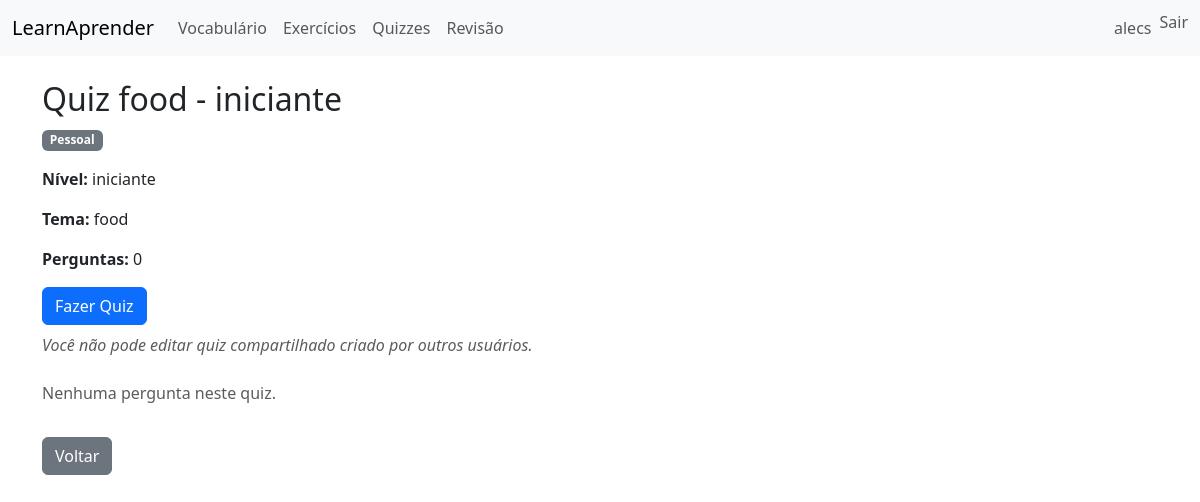
Screenshot of /quizzes/3/ (signed in) with the database file from the repository.
### quizzes/models.py (models this page shows, shortened)
class Quiz(models.Model):
    title = models.CharField(max_length=200)
    level = models.CharField(max_length=50, blank=True)
    theme = models.CharField(max_length=100, blank=True)
    questions = models.ManyToManyField('exercises.Exercise', blank=True)
    created_by = models.ForeignKey(User, on_delete=models.SET_NULL, null=True, blank=True)
    is_shared = models.BooleanField(default=False, help_text='Se marcado, quiz é disponível para todos os usuários')
    created_at = models.DateTimeField(auto_now_add=True)

### quizzes/views.py (the view)
# urls.py: path('<int:quiz_id>/', views.detail_quiz, name='detail'),
@login_required
def detail_quiz(request, quiz_id):
    quiz = get_object_or_404(Quiz, pk=quiz_id)
    can_edit = can_edit_quiz(request.user, quiz)
    questions = quiz.questions.all()
    return render(request, 'quizzes/detail.html', {
        'quiz': quiz,
        'questions': questions,
        'can_edit': can_edit
    })

### quizzes/views.py (called while the page is built)
def can_edit_quiz(user, quiz):
    if not user.is_authenticated:
        return False
    if quiz.created_by == user:
        return True
    if user.is_staff and quiz.is_shared:
        return True
    return False

### templates/quizzes/detail.html (shortened to what this page needs)
{% extends 'base.html' %}
{% block content %}
  <h2>{{ quiz.title }}</h2>
  <p>
    {% if quiz.is_shared %}
      <span class="badge bg-info">Compartilhado</span>
    {% else %}
      <span class="badge bg-secondary">Pessoal</span>
    {% endif %}
  </p>
  {% if quiz.level %}
    <p><strong>Nível:</strong> {{ quiz.level }}</p>
  {% endif %}
  {% if quiz.theme %}
    <p><strong>Tema:</strong> {{ quiz.theme }}</p>
  {% endif %}
  <p><strong>Perguntas:</strong> {{ quiz.questions.count }}</p>
  <div class="mb-4">
    <div class="btn-group" role="group">
      <a class="btn btn-primary" href="{% url 'quizzes:take' quiz.id %}">Fazer Quiz</a>
    </div>
    {% if not can_edit %}
      <p class="text-muted mt-2"><em>Você não pode editar quiz compartilhado criado por outros usuários.</em></p>
    {% endif %}
  </div>
  {% if quiz.questions.count > 0 %}
    <h4>Perguntas</h4>
    <div class="list-group">
      {% for q in questions %}
        <div class="list-group-item">
          <p><strong>{{ forloop.counter }}. {{ q.question }}</strong></p>
          <p><small class="text-muted">{{ q.get_exercise_type_display }}</small></p>
        </div>
      {% endfor %}
    </div>
  {% else %}
    <p class="text-muted">Nenhuma pergunta neste quiz.</p>
  {% endif %}
  <a class="btn btn-secondary mt-3" href="{% url 'quizzes:index' %}">Voltar</a>
{% endblock %}

### templates/base.html (shortened to what this page needs)
<!doctype html>
<html lang="en">
  <head>
    <link href="https://cdn.jsdelivr.net/npm/bootstrap@5.3.2/dist/css/bootstrap.min.css" rel="stylesheet">
  </head>
  <body>
    <nav class="navbar navbar-expand-lg navbar-light bg-light">
      <div class="container-fluid">
        <a class="navbar-brand" href="/">LearnAprender</a>
        <div class="collapse navbar-collapse">
          <ul class="navbar-nav me-auto mb-2 mb-lg-0">
            <li class="nav-item"><a class="nav-link" href="/vocab/">Vocabulário</a></li>
            <li class="nav-item"><a class="nav-link" href="/exercises/">Exercícios</a></li>
            <li class="nav-item"><a class="nav-link" href="/quizzes/">Quizzes</a></li>
            <li class="nav-item"><a class="nav-link" href="/reviews/">Revisão</a></li>
          </ul>
          <ul class="navbar-nav">
            {% if user.is_authenticated %}
              <li class="nav-item"><a class="nav-link" href="{% url 'profile' %}">{{ user.username }}</a></li>
              <li class="nav-item">
                <form method="post" action="{% url 'logout' %}">{% csrf_token %}
                  <button type="submit" class="btn btn-link nav-link" style="display:inline;padding:0;border:none;background:none">Sair</button>
                </form>
              </li>
            {% else %}
              <li class="nav-item"><a class="nav-link" href="{% url 'login' %}">Entrar</a></li>
              <li class="nav-item"><a class="nav-link" href="{% url 'register' %}">Registrar</a></li>
            {% endif %}
          </ul>
        </div>
      </div>
    </nav>
    <div class="container mt-4">
      {% block content %}{% endblock %}
    </div>
  </body>
</html>

### rows the page displays
Quiz: title "Quiz food - iniciante", level "iniciante", theme "food", questions.count "0"

### other values shown
{{ user.username }} "alecs"
